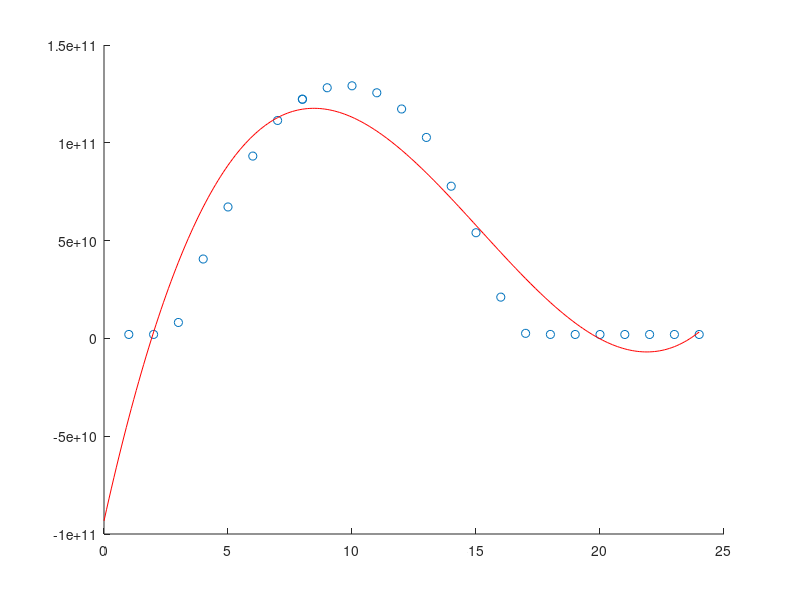

The MATLAB source for this figure:
% density change in year
clc;close all;clear;
densitychangeindays=importdata('100kmdensitychangeinday.csv',',',1);
densitychangeindays=densitychangeindays.data;
densitychangeindays=densitychangeindays(1:25,1:end);
hour=densitychangeindays(1:end,5);
for i=1:25
    hour(i)=round(hour(i)+24/460*densitychangeindays(1,4));
    if hour(i)>24
        hour(i)=hour(i)-24;
    end
end
density=zeros(25,1);
for i=1:25
    density(i,1)=mean(densitychangeindays(i,6:end));
end
figure(1)
hold on
scatter(hour,density)
[P,res] = polyfit(hour,density,3);
hour2=0:0.1:24;
daychange2=polyval(P,hour2);
plot(hour2,daychange2,'r')
hold off
n=res.normr;
y=sum((density-mean(density)).^2);
R2=1.0-((n^2)/y);